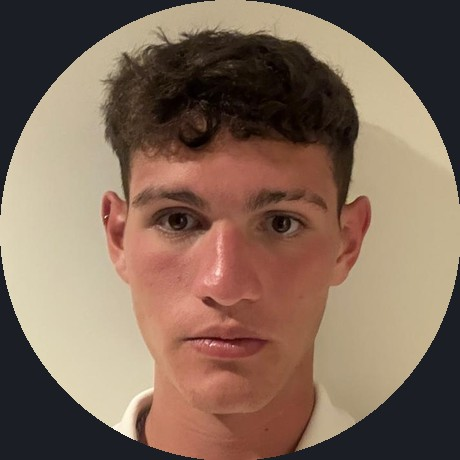
#> input picture flyer/foto.jpg, 460 x 460 px
$ python identidad.py ../../../../flyer/foto.jpg
#> lines starting #> are read from the running program, lines starting #| are printed output that depends on the picture
"""Saca la identidad visual de un negocio, para que su web salga de lo que el local ya es.

Uso:
  python3 identidad.py <url-de-su-web> [carpeta-salida]
  python3 identidad.py foto-del-cartel.jpg logo.png ...   (fotos que pase el cliente)

Devuelve:
  - los colores de su logo, sus imágenes y los que ya usa su web, con el peso de cada uno;
  - una paleta sugerida (principal, acento, fondo, texto) con el contraste revisado;
  - datos reales para los textos: nombre, desde qué año están, frases y secciones de su web.
Necesita Pillow. Las imágenes que baja quedan en la carpeta de salida (fuera del repo).
"""
import colorsys
import html
import io
import json
import os
import re
import ssl
import sys
import urllib.parse
import urllib.request
from collections import Counter

from PIL import Image

_CA = os.environ.get("SSL_CERT_FILE") or ("/root/.ccr/ca-bundle.crt" if os.path.exists("/root/.ccr/ca-bundle.crt") else None)
CTX = ssl.create_default_context(cafile=_CA) if _CA else ssl.create_default_context()
UA = "Mozilla/5.0 (Windows NT 10.0; Win64; x64) AppleWebKit/537.36 (KHTML, like Gecko) Chrome/124 Safari/537.36"


def bajar(url, limite=5_000_000):
    req = urllib.request.Request(url, headers={"User-Agent": UA})
    with urllib.request.urlopen(req, timeout=20, context=CTX) as r:
        return r.read(limite), r.headers.get("Content-Type", ""), r.geturl()


def hexa(rgb):
    return "#%02x%02x%02x" % tuple(max(0, min(255, round(c))) for c in rgb)


def rgb_de(hx):
    hx = hx.lstrip("#")
    if len(hx) == 3:
        hx = "".join(c * 2 for c in hx)
    return tuple(int(hx[i:i + 2], 16) for i in (0, 2, 4))


def luminancia(rgb):
    def canal(c):
        c = c / 255
        return c / 12.92 if c <= 0.03928 else ((c + 0.055) / 1.055) ** 2.4
    r, g, b = rgb
    return 0.2126 * canal(r) + 0.7152 * canal(g) + 0.0722 * canal(b)


def contraste(a, b):
    la, lb = luminancia(a), luminancia(b)
    return (max(la, lb) + 0.05) / (min(la, lb) + 0.05)


def hls(rgb):
    return colorsys.rgb_to_hls(*(c / 255 for c in rgb))


def es_neutro(rgb):
    _, l, s = hls(rgb)
    return s < 0.16 or l > 0.93 or l < 0.07


def mezclar(a, b, t):
    return tuple(a[i] * (1 - t) + b[i] * t for i in range(3))


def colores_imagen(datos):
    im = Image.open(io.BytesIO(datos))
#> im is the input picture: PIL image 460x460 RGB; mean R, G, B 130.1, 106.1, 89.6
    im.seek(0)
    im = im.convert("RGBA")
#> im: PIL image 460x460 RGBA
    im.thumbnail((160, 160))
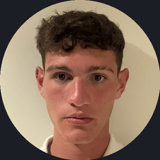
#> im: PIL image 160x160 RGBA; mean R, G, B, A 130.1, 106.1, 89.6, 255
    fondo = Image.new("RGBA", im.size, (255, 255, 255, 255))
#> fondo: PIL image 160x160 RGBA; every value is 255
    fondo.alpha_composite(im)
    q = fondo.convert("RGB").quantize(colors=10, method=Image.Quantize.MEDIANCUT)
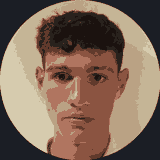
#> q: PIL image 160x160 P; mean R, G, B 129, 106.3, 90
    pal = q.getpalette()
#> pal = 30 values, max 214 at index 0, min 15 at index 29, mean 94.23
    total = im.size[0] * im.size[1]
#> total = 25600
    return [(tuple(pal[i * 3:i * 3 + 3]), n / total) for n, i in sorted(q.getcolors(), reverse=True)]


def clave(rgb):
    return tuple(int(c) // 24 for c in rgb)


def main():
    args = sys.argv[1:]
    if not args:
        print(__doc__)
        sys.exit(1)
    es_url = args[0].startswith("http")
    salida = args[1] if es_url and len(args) > 1 else ("identidad-" + (urllib.parse.urlparse(args[0]).netloc or "fotos").replace("www.", ""))
    os.makedirs(salida, exist_ok=True)
    pesos, muestras, fuentes = Counter(), {}, {}
    datos_texto = {}

    def sumar(rgb, peso, origen):
        k = clave(rgb)
        pesos[k] += peso
        muestras.setdefault(k, []).append(rgb)
        fuentes.setdefault(k, set()).add(origen)

    imagenes = []
    if es_url:
        crudo, _, final = bajar(args[0])
        h = crudo.decode("utf-8", "replace")
        if re.search(r"(?i)one moment, please|just a moment|attention required|checking your browser", h[:5000]):
            datos_texto["aviso"] = "La web pidió una verificación anti-robots y no mostró su contenido. Usá fotos del cartel, el logo o la fachada (python3 identidad.py foto.jpg)."
        texto = html.unescape(re.sub(r"\s+", " ", re.sub(r"<[^>]+>", " ", re.sub(r"(?is)<(script|style).*?</\1>", " ", h))))
        m = re.search(r"(?is)<title[^>]*>(.*?)</title>", h)
        datos_texto["titulo"] = html.unescape(re.sub(r"\s+", " ", m.group(1))).strip() if m else ""
        datos_texto["titulos"] = list(dict.fromkeys(
            html.unescape(re.sub(r"<[^>]+>|\s+", " ", x)).strip() for x in re.findall(r"(?is)<h[1-3][^>]*>(.*?)</h[1-3]>", h)))[:12]
        datos_texto["menu"] = list(dict.fromkeys(
            t for t in (html.unescape(re.sub(r"<[^>]+>|\s+", " ", x)).strip() for x in re.findall(r"(?is)<a[^>]*>(.*?)</a>", h))
            if 2 < len(t) < 32))[:25]
        datos_texto["trayectoria"] = list(dict.fromkeys(
            m.group(0) for m in re.finditer(r"(?i)(desde (el año )?(19|20)\d\d|fundad[oa] en (19|20)\d\d|m[aá]s de \d{1,3} años|\d{1,3} años de (experiencia|trayectoria))", texto)))[:6]
        datos_texto["telefonos"] = list(dict.fromkeys(re.findall(r"(?:\+?54\s?)?(?:\(?0?11\)?[\s.-]?)?(?:15[\s.-]?)?[2-7]\d{3}[\s.-]\d{4}", texto)))[:5]
        # colores que ya usa la web (atributos y estilos)
        css = " ".join(re.findall(r"(?is)<style[^>]*>(.*?)</style>", h)) + " " + " ".join(re.findall(r'(?i)(?:style|bgcolor|color|fill)=["\']([^"\']+)["\']', h))
        for hx in re.findall(r"#[0-9a-fA-F]{6}\b|#[0-9a-fA-F]{3}\b", css):
            sumar(rgb_de(hx), 0.08, "su web")
        # imágenes candidatas: logo primero
        for tag in re.findall(r"(?is)<img[^>]+>", h):
            s = re.search(r'(?i)src=["\']?([^"\' >]+)', tag)
            if s:
                imagenes.append((urllib.parse.urljoin(final, s.group(1)), 3 if re.search(r"(?i)logo|marca|brand", tag) else 1))
        for patron, peso in [(r'(?i)<meta[^>]+property=["\']og:image["\'][^>]+content=["\']([^"\']+)', 2),
                             (r'(?i)<link[^>]+rel=["\'][^"\']*(?:apple-touch-icon|icon)[^"\']*["\'][^>]+href=["\']([^"\']+)', 2),
                             (r'(?i)url\(["\']?([^"\')]*logo[^"\')]*)', 3)]:
            for u in re.findall(patron, h):
                imagenes.append((urllib.parse.urljoin(final, u), peso))
        vistos, lista = set(), []
        for u, p in sorted(imagenes, key=lambda x: -x[1]):
            if u not in vistos and not u.lower().endswith((".swf",)):
                vistos.add(u)
                lista.append((u, p))
        imagenes = lista[:14]
    else:
        imagenes = [(a, 3) for a in args]

    usadas = []
    for i, (src, peso) in enumerate(imagenes):
        try:
            if src.startswith("http"):
                datos, tipo, _ = bajar(src, 3_000_000)
            else:
                datos, tipo = open(src, "rb").read(), ""
            if src.lower().endswith(".svg") or "svg" in tipo:
                for hx in re.findall(r"#[0-9a-fA-F]{6}\b|#[0-9a-fA-F]{3}\b", datos.decode("utf-8", "replace")):
                    sumar(rgb_de(hx), 0.5 * peso, "logo SVG")
                usadas.append(src)
                continue
            cols = colores_imagen(datos)
#> cols = [((27, 30, 37), 0.188), ((139, 84, 65), 0.149), ((197, 181, 150), 0.142), ((186, 162, 132), 0.129), ((214, 203, 174), 0.12), ((176, 117, 96), 0.0912), ((27, 18, 15), 0.0569), ((97, 58, 44), 0.0554), ((41, 34, 29), 0.0545), ((26, 30, 38), 0.0133)]
            nombre = os.path.join(salida, f"img{i:02d}" + (os.path.splitext(urllib.parse.urlparse(src).path)[1][:5] or ".img"))
            open(nombre, "wb").write(datos)
            origen = "logo" if peso >= 3 else "imagen"
            for rgb, prop in cols:
                sumar(rgb, prop * peso, origen)
#> this loop made 10 passes
#> (rgb, prop, k in sumar) on passes 1 to 10: ((27, 30, 37), 0.188, (1, 1, 1)), ((139, 84, 65), 0.149, (5, 3, 2)), ((197, 181, 150), 0.142, (8, 7, 6)), ((186, 162, 132), 0.129, (7, 6, 5)), ((214, 203, 174), 0.12, (8, 8, 7)), ((176, 117, 96), 0.0912, (7, 4, 4)), ((27, 18, 15), 0.0569, (1, 0, 0)), ((97, 58, 44), 0.0554, (4, 2, 1)), ((41, 34, 29), 0.0545, (1, 1, 1)), ((26, 30, 38), 0.0133, (1, 1, 1))
            usadas.append(src)
        except Exception:
            pass

    filas = []
    for k, w in pesos.most_common():
        ms = muestras[k]
        rgb = tuple(sum(c[j] for c in ms) / len(ms) for j in range(3))
        filas.append({"hex": hexa(rgb), "peso": round(w, 3), "neutro": es_neutro(rgb), "de": sorted(fuentes[k])})
#> this loop made 8 passes
#> (k, w, rgb, l in es_neutro, s in es_neutro) on passes 2 to 8: ((5, 3, 2), 0.447, (139, 84, 65), 0.4, 0.363), ((8, 7, 6), 0.426, (197, 181, 150), 0.68, 0.288), ((7, 6, 5), 0.388, (186, 162, 132), 0.624, 0.281), ((8, 8, 7), 0.36, (214, 203, 174), 0.761, 0.328), ((7, 4, 4), 0.274, (176, 117, 96), 0.533, 0.336), ((1, 0, 0), 0.171, (27, 18, 15), 0.0824, 0.286), ((4, 2, 1), 0.166, (97, 58, 44), 0.276, 0.376)
#> (k, w, ms, rgb, l in es_neutro, s in es_neutro) on pass 1: ((1, 1, 1), 0.769, [(27, 30, 37), (41, 34, 29), (26, 30, 38)], (31.33, 31.33, 34.67), 0.129, 0.0505)
#> after the loop, filas = 8 items
    con_color = [f for f in filas if not f["neutro"]]
#> con_color = 7 items

    propios = [f for f in con_color if set(f["de"]) - {"su web"}] or con_color
#> propios = 7 items
    solo_web = [f["hex"] for f in con_color if f not in propios][:5]
#> solo_web = []
    paleta = {}
    if propios:
        con_color = propios
        base = rgb_de(con_color[0]["hex"])
#> base = (139, 84, 65)
        h0, l0, s0 = hls(base)
#> h0 = 0.0428; l0 = 0.4; s0 = 0.363
        if l0 > 0.55:
            base = mezclar(base, (0, 0, 0), (l0 - 0.42) / l0)
        acento = None
        for f in con_color[1:]:
            h1, l1, s1 = hls(rgb_de(f["hex"]))
            if min(abs(h1 - h0), 1 - abs(h1 - h0)) > 0.1 and 0.3 <= l1 <= 0.8 and s1 >= 0.3:
                acento = rgb_de(f["hex"])
                break
#> this loop made 6 passes
#> (h1, l1, s1) on passes 1 to 6: (0.11, 0.68, 0.288), (0.0926, 0.624, 0.281), (0.121, 0.761, 0.328), (0.0437, 0.533, 0.336), (0.0417, 0.0824, 0.286), (0.044, 0.276, 0.376)
        if acento is None:
            acento = mezclar(rgb_de(con_color[0]["hex"]), (255, 255, 255), 0.55)
#> acento = (202.8, 178.1, 169.5)
        fondo = mezclar(base, (255, 255, 255), 0.94)
#> fondo = (248, 244.7, 243.6)
        texto = mezclar(base, (0, 0, 0), 0.82)
#> texto = (25.02, 15.12, 11.7)
        blanco, negro = (255, 255, 255), (20, 20, 20)
        paleta = {
            "principal": hexa(base), "acento": hexa(acento), "fondo": hexa(fondo), "texto": hexa(texto),
            "texto_sobre_principal": "blanco" if contraste(blanco, base) >= contraste(negro, base) else "oscuro",
            "texto_sobre_acento": "blanco" if contraste(blanco, acento) >= contraste(negro, acento) else "oscuro",
            "contraste_texto_fondo": round(contraste(texto, fondo), 1),
            "contraste_blanco_principal": round(contraste(blanco, base), 1),
        }
#> in luminancia, `r, g, b = rgb`: r = 255
#> in canal, `c = c / 255`: c = 1
#> in contraste, `la, lb = luminancia(a), luminancia(b)`: lb = 0.122
#> paleta = {'principal': '#8b5441', 'acento': '#cbb2aa', 'fondo': '#f8f5f4', 'texto': '#190f0c', 'texto_sobre_principal': 'blanco', 'texto_sobre_acento': 'oscuro', 'contraste_texto_fondo': 17.3, 'contraste_blanco_principal': 6.1}

    informe = {"fuente": args, "imagenes_analizadas": usadas, "colores": filas[:14], "paleta_sugerida": paleta, "datos_para_textos": datos_texto}
    json.dump(informe, open(os.path.join(salida, "identidad.json"), "w"), ensure_ascii=False, indent=2)

    print(f"# Identidad de {datos_texto.get('titulo') or args[0]}\n")
    print(f"Imágenes analizadas: {len(usadas)} · detalle en {os.path.join(salida, 'identidad.json')}\n")
    print("## Colores propios (de más a menos presentes)")
    for f in [f for f in filas if not f["neutro"] and f["hex"] not in solo_web][:6]:
        print(f"- {f['hex']}  peso {f['peso']}  (de: {', '.join(f['de'])})")
#> this loop made 6 passes
#| - #8b5441  peso 0.447  (de: logo)
#| - #c5b596  peso 0.426  (de: logo)
#| - #baa284  peso 0.388  (de: logo)
#| - #d6cbae  peso 0.36  (de: logo)
#| - #b07560  peso 0.274  (de: logo)
#| - #1b120f  peso 0.171  (de: logo)
    if solo_web:
        print(f"- Usados en su web vieja (pueden ser de la plantilla y no de la marca): {', '.join(solo_web)}")
    neutros = [f["hex"] for f in filas if f["neutro"]][:4]
#> neutros = ['#1f1f23']
    if neutros:
        print(f"- Neutros: {', '.join(neutros)}")
#| - Neutros: #1f1f23
    if paleta:
        print("\n## Paleta sugerida (punto de partida, ajustala a ojo)")
        for k in ("principal", "acento", "fondo", "texto"):
            print(f"- {k}: {paleta[k]}")
#> this loop made 4 passes
#| - principal: #8b5441
#| - acento: #cbb2aa
#| - fondo: #f8f5f4
#| - texto: #190f0c
        print(f"- Texto sobre el principal: {paleta['texto_sobre_principal']} · sobre el acento: {paleta['texto_sobre_acento']}")
#| - Texto sobre el principal: blanco · sobre el acento: oscuro
        print(f"- Contraste texto/fondo: {paleta['contraste_texto_fondo']}:1 · blanco/principal: {paleta['contraste_blanco_principal']}:1 (mínimo 4.5)")
#| - Contraste texto/fondo: 17.3:1 · blanco/principal: 6.1:1 (mínimo 4.5)
    else:
        print("\nNo encontré colores propios: pedí fotos del cartel, la fachada o el logo.")
    if datos_texto:
        print("\n## Datos reales para los textos")
        for k, v in datos_texto.items():
            if v:
                print(f"- {k}: {v if isinstance(v, str) else ' · '.join(v)}")


if __name__ == "__main__":
    main()

$ run again, with flyer/carnet.jpg copied over flyer/foto.jpg
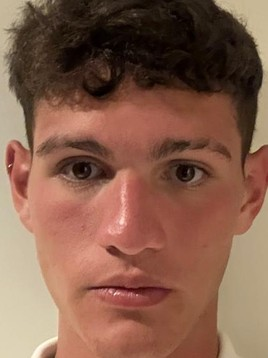
#> input picture flyer/carnet.jpg, 268 x 358 px
#> in colores_imagen, im is the input picture: PIL image 268x358 RGB; mean R, G, B 134.2, 94.8, 76.2
#> in colores_imagen, `q = fondo.convert("RGB").quantize(colors=10, method=Image.Quantize.MED..`:
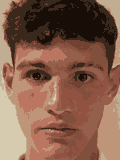
#> q: PIL image 120x160 P; mean R, G, B 134, 94.5, 76
#> pal = 30 values, max 214 at index 0, min 7 at index 29, mean 108.4
#> cols = [((191, 149, 122), 0.141), ((25, 13, 7), 0.127), ((58, 40, 28), 0.125), ((187, 118, 98), 0.111), ((149, 96, 75), 0.106), ((146, 82, 66), 0.0991), ((129, 80, 60), 0.0937), ((115, 65, 49), 0.0747), ((214, 202, 175), 0.0687), ((193, 174, 146), 0.053)]
#> the loop in main, `for rgb, prop in cols:` made 10 passes
#> (rgb, prop, k in sumar) on passes 1 to 8: ((191, 149, 122), 0.141, (7, 6, 5)), ((25, 13, 7), 0.127, (1, 0, 0)), ((58, 40, 28), 0.125, (2, 1, 1)), ((187, 118, 98), 0.111, (7, 4, 4)), ((149, 96, 75), 0.106, (6, 4, 3)), ((146, 82, 66), 0.0991, (6, 3, 2)), ((129, 80, 60), 0.0937, (5, 3, 2)), ((115, 65, 49), 0.0747, (4, 2, 2))
#> the loop in main, `for k, w in pesos.most_common():` made 10 passes
#> (k, w, rgb, l in es_neutro, s in es_neutro) on passes 1 to 8: ((7, 6, 5), 0.424, (191, 149, 122), 0.614, 0.35), ((1, 0, 0), 0.382, (25, 13, 7), 0.0627, 0.562), ((2, 1, 1), 0.376, (58, 40, 28), 0.169, 0.349), ((7, 4, 4), 0.332, (187, 118, 98), 0.559, 0.396), ((6, 4, 3), 0.319, (149, 96, 75), 0.439, 0.33), ((6, 3, 2), 0.297, (146, 82, 66), 0.416, 0.377), ((5, 3, 2), 0.281, (129, 80, 60), 0.371, 0.365), ((4, 2, 2), 0.224, (115, 65, 49), 0.322, 0.402)
#> after the loop in main, `for k, w in pesos.most_common():`: filas = 10 items
#> con_color = 9 items
#> solo_web = []
#> in main, `base = rgb_de(con_color[0]["hex"])`: base = (191, 149, 122)
#> h0 = 0.0652; l0 = 0.614; s0 = 0.35
#> in main, `base = mezclar(base, (0, 0, 0), (l0 - 0.42) / l0)`: base = (130.7, 102, 83.49)
#> the loop in main, `for f in con_color[1:]:` made 8 passes
#> (h1, l1, s1) on passes 1 to 8: (0.0667, 0.169, 0.349), (0.0375, 0.559, 0.396), (0.0473, 0.439, 0.33), (0.0333, 0.416, 0.377), (0.0483, 0.371, 0.365), (0.0404, 0.322, 0.402), (0.115, 0.763, 0.322), (0.0993, 0.665, 0.275)
#> acento = (226.2, 207.3, 195.1)
#> in main, `fondo = mezclar(base, (255, 255, 255), 0.94)`: fondo = (247.5, 245.8, 244.7)
#> texto = (23.53, 18.35, 15.03)
#> r = 255
#> c = 1
#> lb = 0.149
#> paleta = {'principal': '#836653', 'acento': '#e2cfc3', 'fondo': '#f8f6f5', 'texto': '#18120f', 'texto_sobre_principal': 'blanco', 'texto_sobre_acento': 'oscuro', 'contraste_texto_fondo': 17.2, 'contraste_blanco_principal': 5.3}
#> the loop in main, `for f in [f for f in filas if not f["neutro"] and f["hex"] not in solo..` made 6 passes
#| - #bf957a  peso 0.424  (de: logo)
#| - #3a281c  peso 0.376  (de: logo)
#| - #bb7662  peso 0.332  (de: logo)
#| - #95604b  peso 0.319  (de: logo)
#| - #925242  peso 0.297  (de: logo)
#> (further printed lines are left out)
#> neutros = ['#190d07']
#| - Neutros: #190d07
#> the loop in main, `for k in ("principal", "acento", "fondo", "texto"):` made 4 passes
#| - principal: #836653
#| - acento: #e2cfc3
#| - fondo: #f8f6f5
#| - texto: #18120f
#| - Texto sobre el principal: blanco · sobre el acento: oscuro
#| - Contraste texto/fondo: 17.2:1 · blanco/principal: 5.3:1 (mínimo 4.5)
